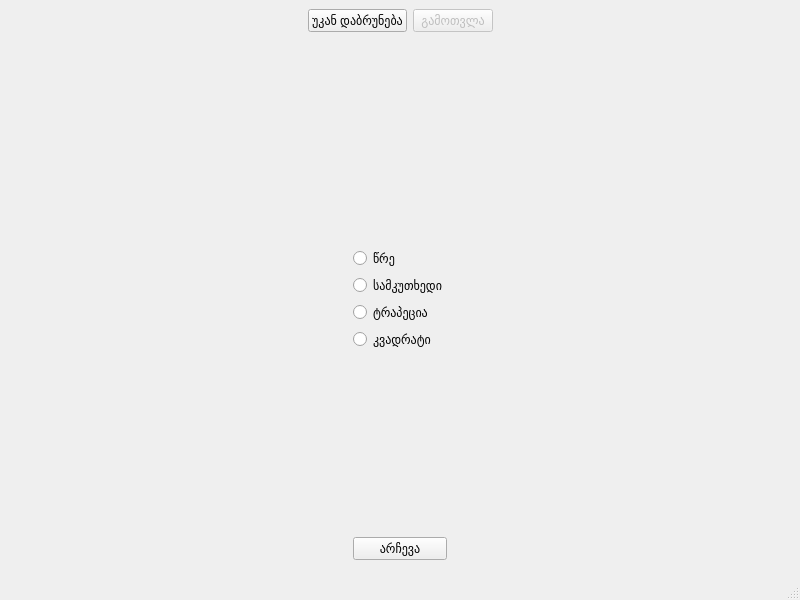
<?xml version="1.0" encoding="UTF-8"?>
<ui version="4.0">
 <class>MainWindow</class>
 <widget class="QMainWindow" name="MainWindow">
  <property name="geometry">
   <rect>
    <x>0</x>
    <y>0</y>
    <width>800</width>
    <height>600</height>
   </rect>
  </property>
  <property name="windowTitle">
   <string>MainWindow</string>
  </property>
  <widget class="QWidget" name="centralwidget">
   <layout class="QGridLayout" name="gridLayout_2">
    <item row="0" column="1">
     <widget class="QPushButton" name="back">
      <property name="sizePolicy">
       <sizepolicy hsizetype="Minimum" vsizetype="Minimum">
        <horstretch>0</horstretch>
        <verstretch>0</verstretch>
       </sizepolicy>
      </property>
      <property name="text">
       <string>უკან დაბრუნება</string>
      </property>
     </widget>
    </item>
    <item row="0" column="0">
     <spacer name="horizontalSpacer_3">
      <property name="orientation">
       <enum>Qt::Horizontal</enum>
      </property>
      <property name="sizeHint" stdset="0">
       <size>
        <width>40</width>
        <height>20</height>
       </size>
      </property>
     </spacer>
    </item>
    <item row="0" column="2">
     <widget class="QPushButton" name="calculate">
      <property name="enabled">
       <bool>false</bool>
      </property>
      <property name="text">
       <string>გამოთვლა</string>
      </property>
     </widget>
    </item>
    <item row="2" column="0" colspan="4">
     <widget class="QStackedWidget" name="stackedWidget">
      <property name="currentIndex">
       <number>0</number>
      </property>
      <widget class="QWidget" name="main">
       <layout class="QGridLayout" name="gridLayout_3">
        <item row="4" column="2">
         <widget class="QRadioButton" name="kvadrati">
          <property name="text">
           <string>კვადრატი</string>
          </property>
          <attribute name="buttonGroup">
           <string notr="true">shape_group</string>
          </attribute>
         </widget>
        </item>
        <item row="6" column="2">
         <widget class="QPushButton" name="select">
          <property name="text">
           <string>არჩევა</string>
          </property>
         </widget>
        </item>
        <item row="5" column="2">
         <spacer name="verticalSpacer_2">
          <property name="orientation">
           <enum>Qt::Vertical</enum>
          </property>
          <property name="sizeHint" stdset="0">
           <size>
            <width>20</width>
            <height>40</height>
           </size>
          </property>
         </spacer>
        </item>
        <item row="0" column="2">
         <spacer name="verticalSpacer">
          <property name="orientation">
           <enum>Qt::Vertical</enum>
          </property>
          <property name="sizeHint" stdset="0">
           <size>
            <width>20</width>
            <height>40</height>
           </size>
          </property>
         </spacer>
        </item>
        <item row="2" column="0">
         <spacer name="horizontalSpacer">
          <property name="orientation">
           <enum>Qt::Horizontal</enum>
          </property>
          <property name="sizeHint" stdset="0">
           <size>
            <width>40</width>
            <height>20</height>
           </size>
          </property>
         </spacer>
        </item>
        <item row="2" column="3">
         <spacer name="horizontalSpacer_2">
          <property name="orientation">
           <enum>Qt::Horizontal</enum>
          </property>
          <property name="sizeHint" stdset="0">
           <size>
            <width>40</width>
            <height>20</height>
           </size>
          </property>
         </spacer>
        </item>
        <item row="3" column="2">
         <widget class="QRadioButton" name="trapecia">
          <property name="text">
           <string>ტრაპეცია</string>
          </property>
          <attribute name="buttonGroup">
           <string notr="true">shape_group</string>
          </attribute>
         </widget>
        </item>
        <item row="1" column="2">
         <widget class="QRadioButton" name="wre">
          <property name="text">
           <string>წრე</string>
          </property>
          <property name="autoExclusive">
           <bool>true</bool>
          </property>
          <attribute name="buttonGroup">
           <string notr="true">shape_group</string>
          </attribute>
         </widget>
        </item>
        <item row="2" column="2">
         <widget class="QRadioButton" name="samkutxedi">
          <property name="text">
           <string>სამკუთხედი</string>
          </property>
          <attribute name="buttonGroup">
           <string notr="true">shape_group</string>
          </attribute>
         </widget>
        </item>
       </layout>
      </widget>
      <widget class="QWidget" name="samkutxedi_page">
       <widget class="QLabel" name="label_4">
        <property name="geometry">
         <rect>
          <x>180</x>
          <y>126</y>
          <width>71</width>
          <height>31</height>
         </rect>
        </property>
        <property name="text">
         <string>გვერდი1</string>
        </property>
       </widget>
       <widget class="QDoubleSpinBox" name="s1">
        <property name="geometry">
         <rect>
          <x>310</x>
          <y>120</y>
          <width>151</width>
          <height>41</height>
         </rect>
        </property>
       </widget>
       <widget class="QLabel" name="label_5">
        <property name="geometry">
         <rect>
          <x>180</x>
          <y>180</y>
          <width>71</width>
          <height>31</height>
         </rect>
        </property>
        <property name="text">
         <string>გვერდი2</string>
        </property>
       </widget>
       <widget class="QDoubleSpinBox" name="s2">
        <property name="geometry">
         <rect>
          <x>310</x>
          <y>170</y>
          <width>151</width>
          <height>41</height>
         </rect>
        </property>
       </widget>
       <widget class="QLabel" name="label_6">
        <property name="geometry">
         <rect>
          <x>180</x>
          <y>230</y>
          <width>71</width>
          <height>31</height>
         </rect>
        </property>
        <property name="text">
         <string>გვერდი3</string>
        </property>
       </widget>
       <widget class="QDoubleSpinBox" name="s3">
        <property name="geometry">
         <rect>
          <x>310</x>
          <y>220</y>
          <width>151</width>
          <height>41</height>
         </rect>
        </property>
       </widget>
       <widget class="QLabel" name="label_7">
        <property name="geometry">
         <rect>
          <x>200</x>
          <y>320</y>
          <width>101</width>
          <height>17</height>
         </rect>
        </property>
        <property name="text">
         <string>ფართობი</string>
        </property>
       </widget>
       <widget class="QLabel" name="label_8">
        <property name="geometry">
         <rect>
          <x>190</x>
          <y>360</y>
          <width>111</width>
          <height>17</height>
         </rect>
        </property>
        <property name="text">
         <string>პერიმეტრი</string>
        </property>
       </widget>
       <widget class="QLCDNumber" name="lcd_s_area">
        <property name="geometry">
         <rect>
          <x>320</x>
          <y>310</y>
          <width>141</width>
          <height>31</height>
         </rect>
        </property>
       </widget>
       <widget class="QLCDNumber" name="lcd_s_perimeter">
        <property name="geometry">
         <rect>
          <x>320</x>
          <y>350</y>
          <width>141</width>
          <height>31</height>
         </rect>
        </property>
       </widget>
       <widget class="QLabel" name="label_12">
        <property name="geometry">
         <rect>
          <x>310</x>
          <y>0</y>
          <width>191</width>
          <height>31</height>
         </rect>
        </property>
        <property name="text">
         <string>სამკუთხედის კალკულაცია</string>
        </property>
       </widget>
      </widget>
      <widget class="QWidget" name="wre_page">
       <widget class="QDoubleSpinBox" name="r1">
        <property name="geometry">
         <rect>
          <x>220</x>
          <y>110</y>
          <width>151</width>
          <height>41</height>
         </rect>
        </property>
       </widget>
       <widget class="QLabel" name="label">
        <property name="geometry">
         <rect>
          <x>126</x>
          <y>116</y>
          <width>71</width>
          <height>31</height>
         </rect>
        </property>
        <property name="text">
         <string>რადიუსი</string>
        </property>
       </widget>
       <widget class="QLabel" name="label_2">
        <property name="geometry">
         <rect>
          <x>130</x>
          <y>200</y>
          <width>121</width>
          <height>17</height>
         </rect>
        </property>
        <property name="text">
         <string>ფართობი</string>
        </property>
       </widget>
       <widget class="QLabel" name="label_3">
        <property name="geometry">
         <rect>
          <x>130</x>
          <y>260</y>
          <width>67</width>
          <height>17</height>
         </rect>
        </property>
        <property name="text">
         <string>სიგრძე</string>
        </property>
       </widget>
       <widget class="QLCDNumber" name="lcd_r_perimeter">
        <property name="geometry">
         <rect>
          <x>213</x>
          <y>252</y>
          <width>151</width>
          <height>31</height>
         </rect>
        </property>
       </widget>
       <widget class="QLabel" name="label_9">
        <property name="geometry">
         <rect>
          <x>340</x>
          <y>0</y>
          <width>191</width>
          <height>31</height>
         </rect>
        </property>
        <property name="text">
         <string>წრის კალკულაცია</string>
        </property>
       </widget>
       <widget class="QLCDNumber" name="lcd_r_area">
        <property name="geometry">
         <rect>
          <x>220</x>
          <y>190</y>
          <width>141</width>
          <height>31</height>
         </rect>
        </property>
       </widget>
      </widget>
      <widget class="QWidget" name="trapecia_page">
       <widget class="QLabel" name="label_11">
        <property name="geometry">
         <rect>
          <x>320</x>
          <y>10</y>
          <width>161</width>
          <height>16</height>
         </rect>
        </property>
        <property name="text">
         <string>ტრაპეციის კალკულაცია</string>
        </property>
       </widget>
       <widget class="QDoubleSpinBox" name="st1">
        <property name="geometry">
         <rect>
          <x>280</x>
          <y>70</y>
          <width>151</width>
          <height>41</height>
         </rect>
        </property>
       </widget>
       <widget class="QDoubleSpinBox" name="st2">
        <property name="geometry">
         <rect>
          <x>280</x>
          <y>120</y>
          <width>151</width>
          <height>41</height>
         </rect>
        </property>
       </widget>
       <widget class="QDoubleSpinBox" name="st3">
        <property name="geometry">
         <rect>
          <x>280</x>
          <y>170</y>
          <width>151</width>
          <height>41</height>
         </rect>
        </property>
       </widget>
       <widget class="QDoubleSpinBox" name="st4">
        <property name="geometry">
         <rect>
          <x>280</x>
          <y>220</y>
          <width>151</width>
          <height>41</height>
         </rect>
        </property>
       </widget>
       <widget class="QLabel" name="label_13">
        <property name="geometry">
         <rect>
          <x>200</x>
          <y>80</y>
          <width>71</width>
          <height>31</height>
         </rect>
        </property>
        <property name="text">
         <string>გვერდი1</string>
        </property>
       </widget>
       <widget class="QLabel" name="label_14">
        <property name="geometry">
         <rect>
          <x>200</x>
          <y>220</y>
          <width>71</width>
          <height>31</height>
         </rect>
        </property>
        <property name="text">
         <string>გვერდი4</string>
        </property>
       </widget>
       <widget class="QLabel" name="label_15">
        <property name="geometry">
         <rect>
          <x>200</x>
          <y>130</y>
          <width>71</width>
          <height>31</height>
         </rect>
        </property>
        <property name="text">
         <string>გვერდი2</string>
        </property>
       </widget>
       <widget class="QLabel" name="label_16">
        <property name="geometry">
         <rect>
          <x>200</x>
          <y>170</y>
          <width>71</width>
          <height>31</height>
         </rect>
        </property>
        <property name="text">
         <string>გვერდი3</string>
        </property>
       </widget>
       <widget class="QLabel" name="label_19">
        <property name="geometry">
         <rect>
          <x>150</x>
          <y>350</y>
          <width>111</width>
          <height>17</height>
         </rect>
        </property>
        <property name="text">
         <string>პერიმეტრი</string>
        </property>
       </widget>
       <widget class="QLCDNumber" name="lcd_tr_area">
        <property name="geometry">
         <rect>
          <x>280</x>
          <y>300</y>
          <width>141</width>
          <height>31</height>
         </rect>
        </property>
       </widget>
       <widget class="QLCDNumber" name="lcd_tr_perimeter">
        <property name="geometry">
         <rect>
          <x>280</x>
          <y>340</y>
          <width>141</width>
          <height>31</height>
         </rect>
        </property>
       </widget>
       <widget class="QLabel" name="label_20">
        <property name="geometry">
         <rect>
          <x>160</x>
          <y>310</y>
          <width>101</width>
          <height>17</height>
         </rect>
        </property>
        <property name="text">
         <string>ფართობი</string>
        </property>
       </widget>
      </widget>
      <widget class="QWidget" name="kvadrati_page">
       <widget class="QLabel" name="label_10">
        <property name="geometry">
         <rect>
          <x>320</x>
          <y>10</y>
          <width>181</width>
          <height>16</height>
         </rect>
        </property>
        <property name="text">
         <string>კვადრატის კალკულაცია</string>
        </property>
       </widget>
       <widget class="QDoubleSpinBox" name="s_kv">
        <property name="geometry">
         <rect>
          <x>310</x>
          <y>60</y>
          <width>151</width>
          <height>41</height>
         </rect>
        </property>
       </widget>
       <widget class="QLabel" name="label_17">
        <property name="geometry">
         <rect>
          <x>180</x>
          <y>190</y>
          <width>111</width>
          <height>17</height>
         </rect>
        </property>
        <property name="text">
         <string>პერიმეტრი</string>
        </property>
       </widget>
       <widget class="QLCDNumber" name="lcd_kv_area">
        <property name="geometry">
         <rect>
          <x>310</x>
          <y>140</y>
          <width>141</width>
          <height>31</height>
         </rect>
        </property>
       </widget>
       <widget class="QLCDNumber" name="lcd_kv_perimeter">
        <property name="geometry">
         <rect>
          <x>310</x>
          <y>180</y>
          <width>141</width>
          <height>31</height>
         </rect>
        </property>
       </widget>
       <widget class="QLabel" name="label_18">
        <property name="geometry">
         <rect>
          <x>190</x>
          <y>150</y>
          <width>101</width>
          <height>17</height>
         </rect>
        </property>
        <property name="text">
         <string>ფართობი</string>
        </property>
       </widget>
      </widget>
     </widget>
    </item>
    <item row="1" column="3">
     <widget class="QLabel" name="errorLabel">
      <property name="text">
       <string/>
      </property>
     </widget>
    </item>
    <item row="0" column="3">
     <spacer name="horizontalSpacer_4">
      <property name="orientation">
       <enum>Qt::Horizontal</enum>
      </property>
      <property name="sizeHint" stdset="0">
       <size>
        <width>40</width>
        <height>20</height>
       </size>
      </property>
     </spacer>
    </item>
   </layout>
  </widget>
  <widget class="QMenuBar" name="menubar">
   <property name="geometry">
    <rect>
     <x>0</x>
     <y>0</y>
     <width>800</width>
     <height>22</height>
    </rect>
   </property>
  </widget>
  <widget class="QStatusBar" name="statusbar"/>
 </widget>
 <resources/>
 <connections/>
 <buttongroups>
  <buttongroup name="shape_group"/>
 </buttongroups>
</ui>
